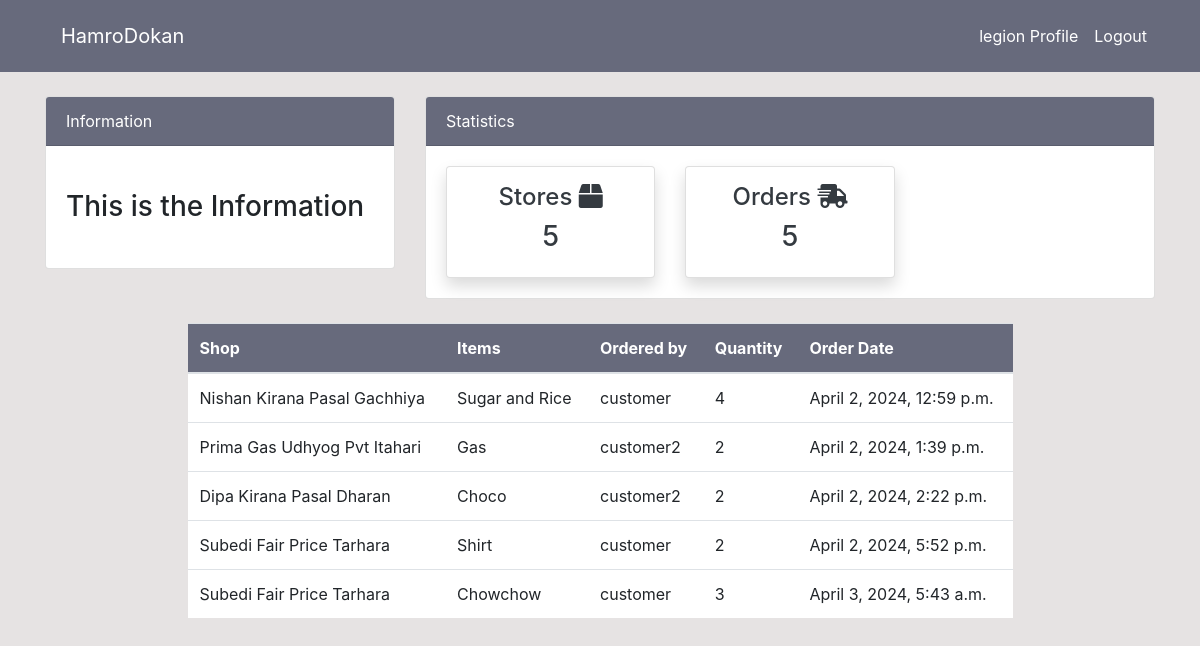
The page /vendor/order/ (signed in) on the database its author committed.
### HamroDokan/models.py (models this page shows, shortened)
class ordermodel(models.Model):
    productmodel= models.ForeignKey(productmodel,on_delete=models.CASCADE,null=True)
    nameofquantity= models.CharField(max_length=100,null=True)
    staffmodel = models.ForeignKey(User,models.CASCADE,null=True)
    orderquantity = models.PositiveIntegerField(null=True)
    dates = models.DateTimeField(auto_now_add=True)
    class Meta:
        verbose_name_plural = 'Orders'

class productmodel(models.Model):
    name= models.CharField(max_length=100)
    location= models.CharField(max_length=100)
    whatsapp_number = models.CharField(max_length=20,default='')  # Store WhatsApp number as string
    description=models.CharField(max_length=1000)
    imageshop = models.ImageField(default='',upload_to='vendor_images')
    def __str__(self):
        return f'{self.name} {self.location}'
    class Meta:
        verbose_name_plural = 'Shop List'

### HamroDokan/views.py (the view)
# urls.py: path('vendor/order/', views.orderpage,name='vendororder'),
@login_required(login_url='login')
def orderpage(request):
    orders = ordermodel.objects.all()
    ordercount = ordermodel.objects.all().count()
    storecount = productmodel.objects.all().count()
    countwk = User.objects.all().count()
    context={
        'orders': orders,
        'countwk': countwk,
        'ordercount':ordercount,
        'storecount' : storecount
    }
    return render(request,'VendorSection/order.html',context)

### HamroDokan/templates/VendorSection/order.html (shortened to what this page needs)
{% extends 'Partials/base.html'%}
{% block content %}
  <div class="container">
    <div class="row mt-4">
        <div class="col-md-4">
            <div class="card">
                <div class="card-header bg-custom text-white">
                    Information
                </div>
                <div class="card-body">
                    <marquee behavior="" direction="">
                        <h3 class="my-4">This is the Information</h3>
                    </marquee>
                </div>
            </div>
        </div>
        <div class="col-md-8">
            <div class="card">
                <div class="card-header bg-custom text-white">
                    Statistics
                </div>
                <div class="card-body">
                    <div class="row">
                        <div class="col-md-4">
                            <a class="text-decoration-none text-dark" href="{%url 'originalvendor'%}">
                                <div class="card my-card shadow text-center p-3">
                                    <h4>Stores <i class="fas fa-box"></i></h4>
                                    <h3>{{ storecount }}</h3>
                                </div>
                            </a>
                        </div>
                        <div class="col-md-4">
                            <a class="text-decoration-none text-dark" href="{%url 'vendororder'%}">
                                <div class="card my-card shadow text-center p-3">
                                    <h4>Orders <i class="fas fa-shipping-fast"></i></h4>
                                    <h3>{{ ordercount }}</h3>
                                </div>
                            </a>
                        </div>
                    </div>
                </div>
            </div>
        </div>
    </div>
</div>
   <div class="container">
    <div class="row my-4">
        <div class="col-md-9 mx-auto" >
            <table class="table bg-white">
                <thead class="bg-custom">
                    <tr class="text-white">
                        <th scope="col">Shop</th>
                        <th scope="col">Items</th>
                        <th scope="col">Ordered by</th>
                        <th scope="col">Quantity</th>
                        <th scope="col">Order Date</th>
                    </tr>
                </thead>
                <tbody>
                    {% for orders in orders %}
                    <tr>
                        <td>{{ orders.productmodel }}</td>
                        <td>{{ orders.nameofquantity}}</td>
                        <td>{{ orders.staffmodel }}</td>
                        <td>{{ orders.orderquantity}}</td>
                        <td>{{ orders.dates }}</td>
                    </tr>
                    {% endfor %}
                </tbody>
            </table>
        </div>
    </div>
</div>
{% endblock %}

### HamroDokan/templates/Partials/vendornav.html (shortened to what this page needs)
    <nav class="navbar navbar-expand-lg navbar-dark bg-custom">
        <div class="container">
            <nav class="navbar">
                <a class="navbar-brand text-white" href="#" onclick="refreshPage()">HamroDokan</a>
            </nav>
            <div class="collapse navbar-collapse" id="navbarSupportedContent">
                <ul class="navbar-nav ml-auto">
                    <li class="nav-item active">
                        <a class="nav-link text-white" href="{%url 'userprofile'%}">{{user.username}} Profile </a>
                    </li>
                    <li class="nav-item">
                        <a class="nav-link text-white" href="{%url 'logout'%}">Logout</a>
                    </li>
                </ul>
            </div>
        </div>
    </nav>

### HamroDokan/templates/Partials/vendornav.html (style rules this page uses)
.bg-custom { background-color: #676a7c; }

### rows shown on the page
ordermodel: productmodel "Nishan Kirana Pasal Gachhiya", nameofquantity "Sugar and Rice", staffmodel "customer", orderquantity "4", dates "April 2, 2024, 12:59 p.m."
ordermodel: productmodel "Prima Gas Udhyog Pvt Itahari", nameofquantity "Gas", staffmodel "customer2", orderquantity "2", dates "April 2, 2024, 1:39 p.m."
ordermodel: productmodel "Dipa Kirana Pasal Dharan", nameofquantity "Choco", staffmodel "customer2", orderquantity "2", dates "April 2, 2024, 2:22 p.m."
ordermodel: productmodel "Subedi Fair Price Tarhara", nameofquantity "Shirt", staffmodel "customer", orderquantity "2", dates "April 2, 2024, 5:52 p.m."
ordermodel: productmodel "Subedi Fair Price Tarhara", nameofquantity "Chowchow", staffmodel "customer", orderquantity "3", dates "April 3, 2024, 5:43 a.m."

### other values the page prints
{{ user.username }} "legion"
{{ storecount }} "5"
{{ ordercount }} "5"
